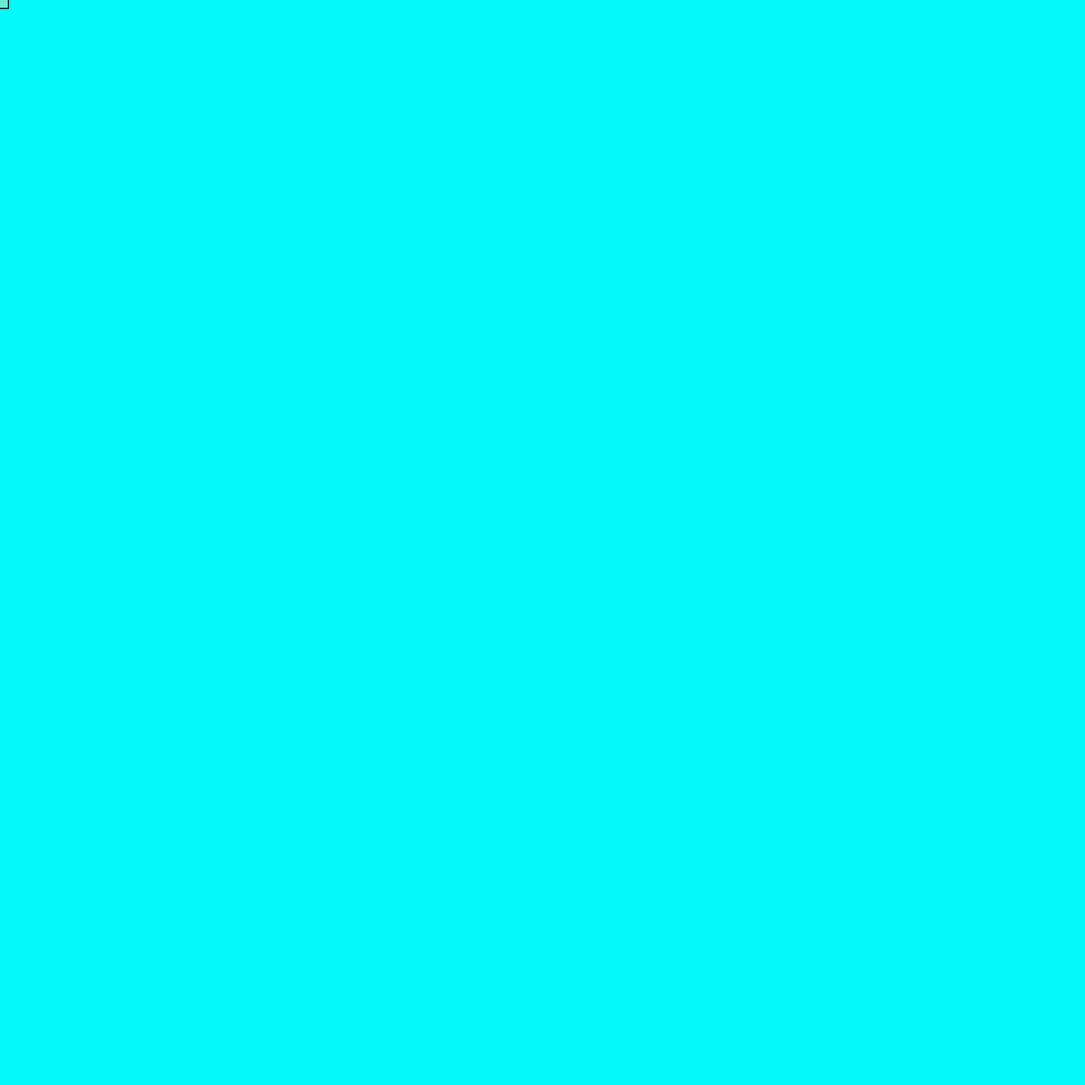
Frame 1 (no input)
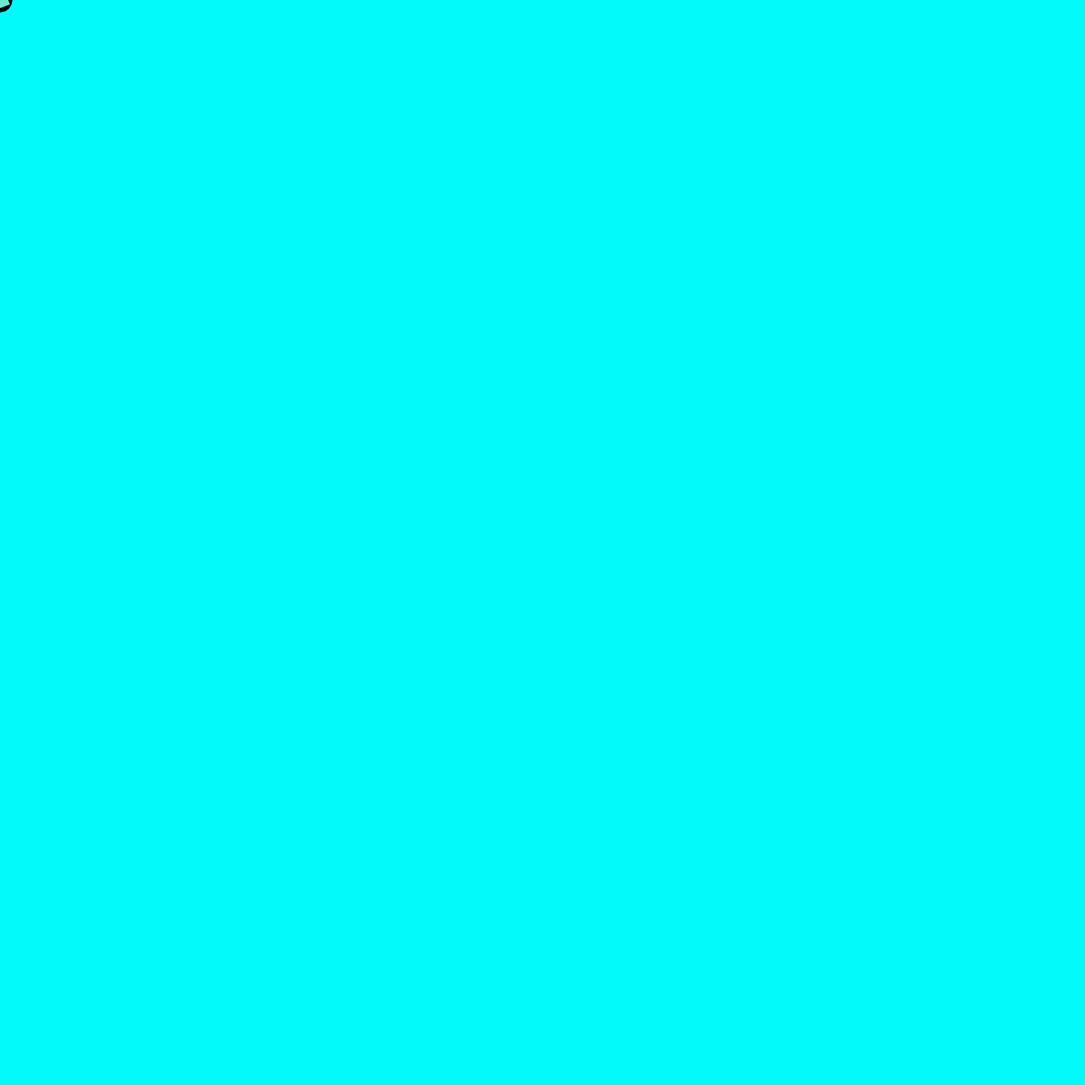
Frame 60 (the mouse pressed at the canvas centre just before this capture)
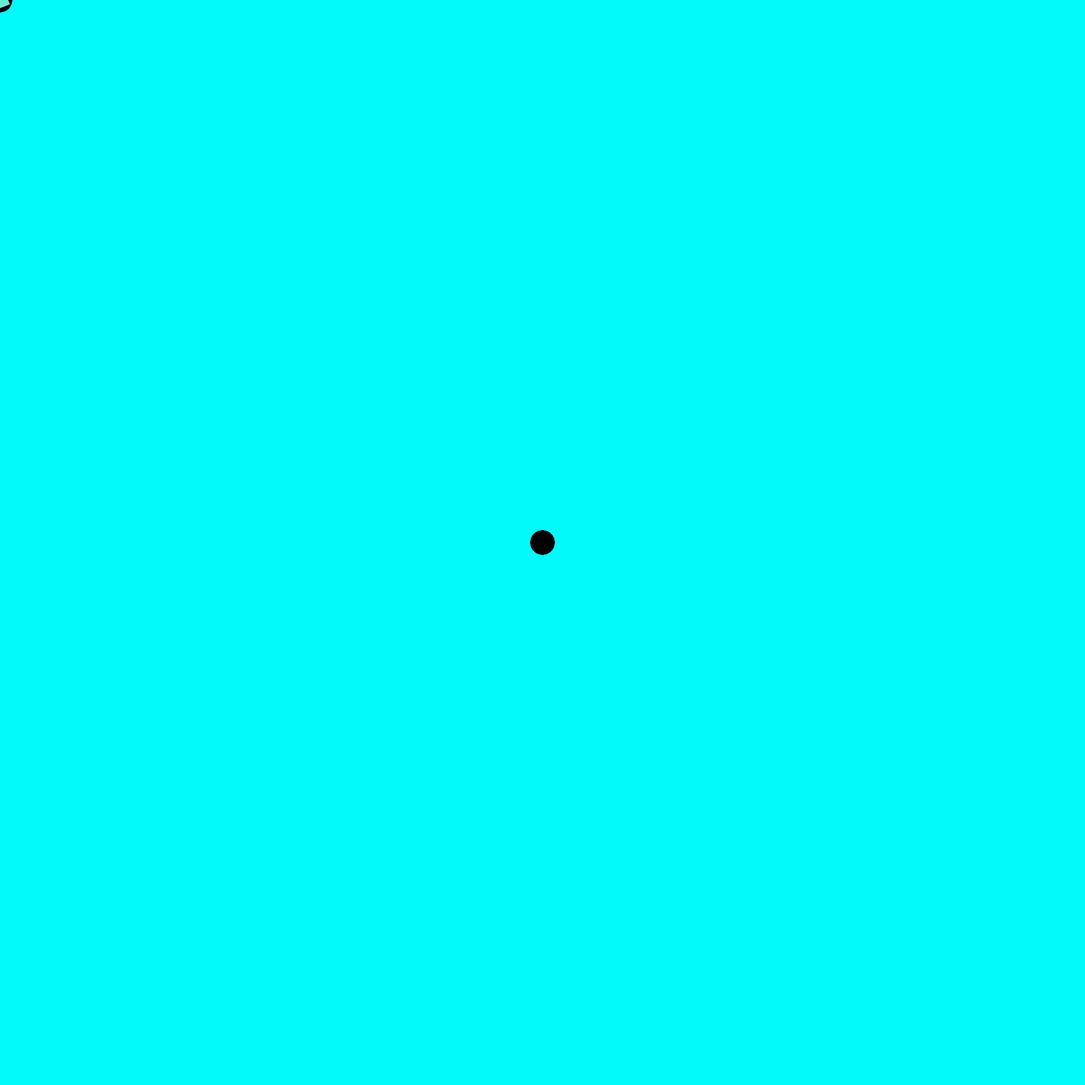
Frame 120 (the mouse held since frame 60 and released just before this capture)

The Processing sketch that drew these frames (run headless with seeded random() and noise(); from frame 60 on, the mouse is pressed at the canvas centre):

// Processing sketch: processing_155927
// ── processing_155927.pde

float angle=0;

void setup(){
size(2000,2000);
background(2,250,250);
smooth();}

void draw(){
  if (mousePressed) {
fill(0);
//fill(random(255),random(255),random(255)); 
} else {
//fill(random(255),random(255),random(255));  
fill(color(105, 235, 209));
}
strokeWeight(2);
translate(mouseX,mouseY);
rotate(angle);
rect(-15,-15,30,30);
angle +=0.1;

}
